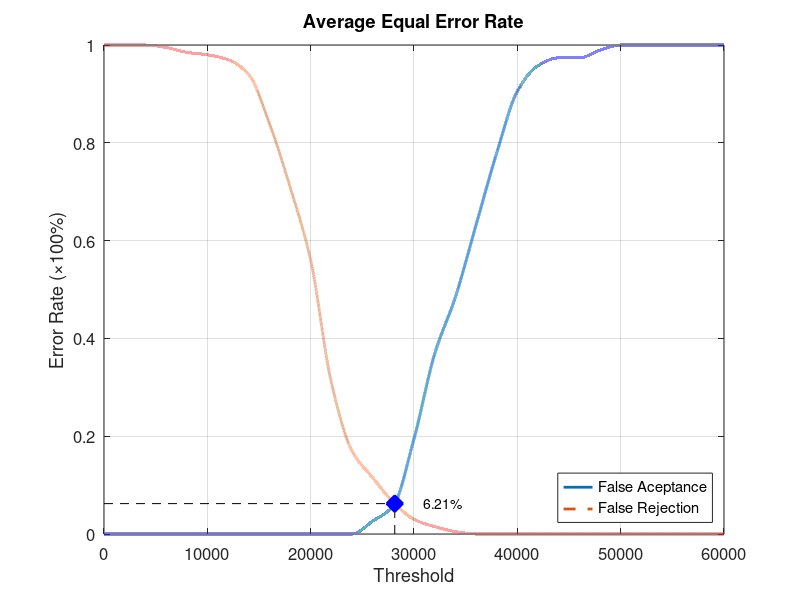
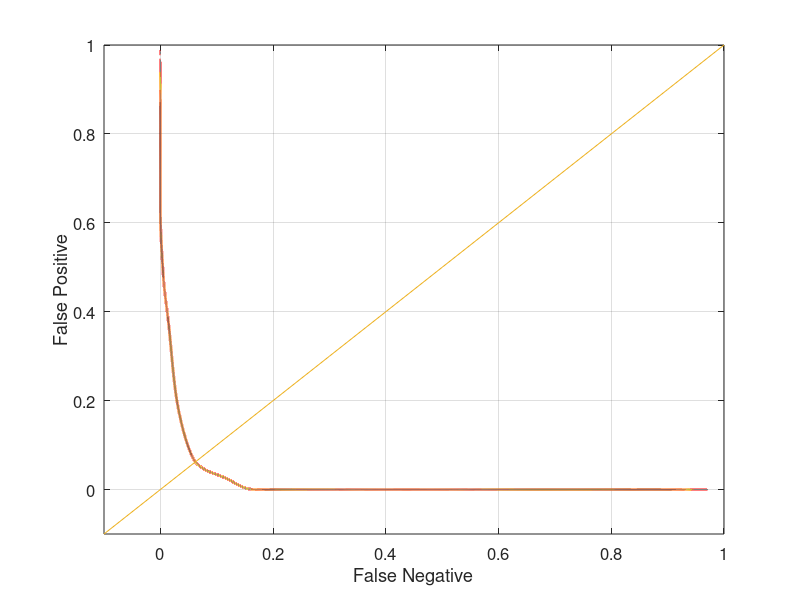

These charts were generated, in order, by the following MATLAB code:
function yEER = Database3_3
close all;
clear;
clc;
x = 0:2000:60000;
xq = 0:0.5:60000;

y0 = [0 0 0 0 0 0 0 0 0 0 0 0 0 0.0263158 0.0578947 0.194737 0.368421 0.484211 0.631579 0.778947 0.905263 0.957895 0.973684 0.973684 0.989474 1 1 1 1 1 1];
yy0 = interp1(x, y0, xq, 'pchip');
y1 = [1 1 1 0.995 0.985 0.98 0.97 0.94 0.84 0.71 0.56 0.31 0.17 0.115 0.065 0.03 0.015 0.005 0 0 0 0 0 0 0 0 0 0 0 0 0];
yy1 = interp1(x, y1, xq, 'pchip');

% Calculating EER: 
y2 = abs(y0 - y1);
find(y2 == min(y2))
yy2 = abs(yy0 - yy1);
xEER = find(yy2 == min(yy2));
xEERIndex = xq(xEER) % X-axis EER
yEER = yy0(xEER) % Y-axis EER

main = figure
plot(xq, yy0,'-','LineWidth', 2);	hold on
plot(xq, yy1,'--','LineWidth', 2);	hold on
plot([xEERIndex xEERIndex], [0 yEER], 'k--');	hold on
plot([0 xEERIndex], [yEER yEER], 'k--');	hold on
plot(xEERIndex, yEER, 'bx', 'LineWidth', 10);	hold on
text(xEERIndex + 10 * xEERIndex / 100, yEER, [num2str(round((10000 * yEER)) / 100) '%'])
legend('False Aceptance', 'False Rejection', 'Location', 'SouthEast')
xlabel('Threshold')
ylabel('Error Rate (\times100%)')
title('Average Equal Error Rate')
set(gca, 'FontSize', 12)
axis([0 60000 0 1])
grid on

print(main, 'Database3_3Main', '-dpng');
FNRxFPR = figure('Color', [1 1 1]);
plot(yy1, yy0, '-', yy1, yy0, 'LineWidth', 2);
hold on
y = -0.1:0.1:1
plot(y, y); 
set(gca, 'FontSize', 12)
xlabel('False Negative')
ylabel('False Positive')
axis([-0.1 1 -0.1 1])
set(gca, 'FontSize', 12)
grid on

print(FNRxFPR, 'Database3_3FNRxFPR','-dpng');
end
